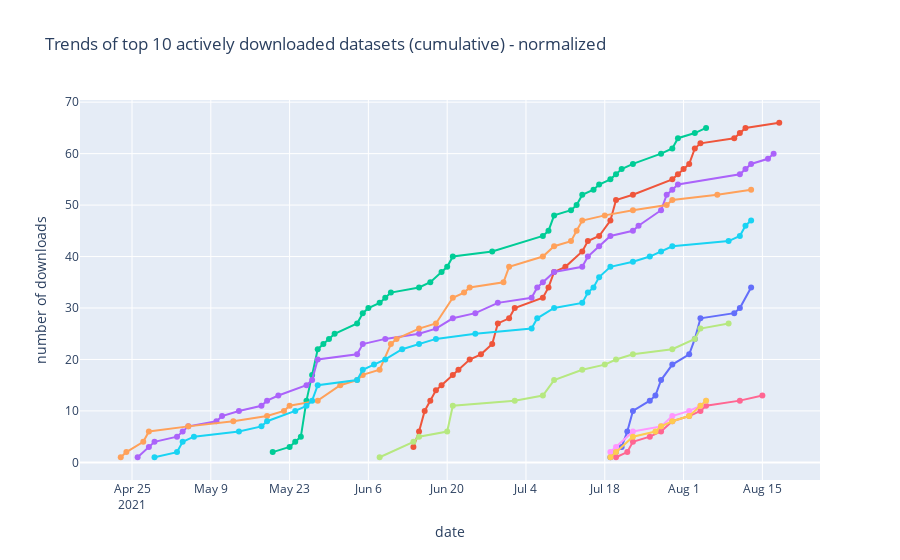

Notebook source saved alongside this figure:
### Markdown cell above
##### Actively downloaded

### Code cell
top10_norm = top_ds_norm[0:10]
active_norm_ids = top10_norm['dataset_id'].tolist()
active_norm_names = top10_norm['dataset_name'].tolist()

dataset_download_trends(active_norm_ids, active_norm_names, 'Trends of top 10 actively downloaded datasets (cumulative) - normalized')

### Figure 1 — Plotly figure (JSON) as saved in the notebook; plotly's stock layout.template omitted (floating-point values rounded to 4 significant figures)
{"data": [{"hovertemplate": "<i>Date</i>: %{x}<br>Downloads</i>: %{y}<br><br>%{text}</i>", "mode": "lines+markers", "text": ["Tabula Sapiens - All Cells", "Tabula Sapiens - All Cells", "Tabula Sapiens - All Cells", "Tabula Sapiens - All Cells", "Tabula Sapiens - All Cells", "Tabula Sapiens - All Cells", "Tabula Sapiens - All Cells", "Tabula Sapiens - All Cells", "Tabula Sapiens - All Cells", "Tabula Sapiens - All Cells", "Tabula Sapiens - All Cells", "Tabula Sapiens - All Cells", "Tabula Sapiens - All Cells", "Tabula Sapiens - All Cells", "Tabula Sapiens - All Cells"], "type": "scatter", "x": ["2021-07-19", "2021-07-20", "2021-07-21", "2021-07-22", "2021-07-23", "2021-07-26", "2021-07-27", "2021-07-28", "2021-07-30", "2021-08-02", "2021-08-03", "2021-08-04", "2021-08-10", "2021-08-11", "2021-08-13"], "y": [1, 2, 3, 6, 10, 12, 13, 16, 19, 21, 24, 28, 29, 30, 34]}, {"hovertemplate": "<i>Date</i>: %{x}<br>Downloads</i>: %{y}<br><br>%{text}</i>", "mode": "lines+markers", "text": ["Azimuth meta-analysis of 10 datasets of healthy and diseased human lung", "Azimuth meta-analysis of 10 datasets of healthy and diseased human lung", "Azimuth meta-analysis of 10 datasets of healthy and diseased human lung", "Azimuth meta-analysis of 10 datasets of healthy and diseased human lung", "Azimuth meta-analysis of 10 datasets of healthy and diseased human lung", "Azimuth meta-analysis of 10 datasets of healthy and diseased human lung", "Azimuth meta-analysis of 10 datasets of healthy and diseased human lung", "Azimuth meta-analysis of 10 datasets of healthy and diseased human lung", "Azimuth meta-analysis of 10 datasets of healthy and diseased human lung", "Azimuth meta-analysis of 10 datasets of healthy and diseased human lung", "Azimuth meta-analysis of 10 datasets of healthy and diseased human lung", "Azimuth meta-analysis of 10 datasets of healthy and diseased human lung", "Azimuth meta-analysis of 10 datasets of healthy and diseased human lung", "Azimuth meta-analysis of 10 datasets of healthy and diseased human lung", "Azimuth meta-analysis of 10 datasets of healthy and diseased human lung", "Azimuth meta-analysis of 10 datasets of healthy and diseased human lung", "Azimuth meta-analysis of 10 datasets of healthy and diseased human lung", "Azimuth meta-analysis of 10 datasets of healthy and diseased human lung", "Azimuth meta-analysis of 10 datasets of healthy and diseased human lung", "Azimuth meta-analysis of 10 datasets of healthy and diseased human lung", "Azimuth meta-analysis of 10 datasets of healthy and diseased human lung", "Azimuth meta-analysis of 10 datasets of healthy and diseased human lung", "Azimuth meta-analysis of 10 datasets of healthy and diseased human lung", "Azimuth meta-analysis of 10 datasets of healthy and diseased human lung", "Azimuth meta-analysis of 10 datasets of healthy and diseased human lung", "Azimuth meta-analysis of 10 datasets of healthy and diseased human lung", "Azimuth meta-analysis of 10 datasets of healthy and diseased human lung", "Azimuth meta-analysis of 10 datasets of healthy and diseased human lung", "Azimuth meta-analysis of 10 datasets of healthy and diseased human lung", "Azimuth meta-analysis of 10 datasets of healthy and diseased human lung", "Azimuth meta-analysis of 10 datasets of healthy and diseased human lung", "Azimuth meta-analysis of 10 datasets of healthy and diseased human lung", "Azimuth meta-analysis of 10 datasets of healthy and diseased human lung", "Azimuth meta-analysis of 10 datasets of healthy and diseased human lung"], "type": "scatter", "x": ["2021-06-14", "2021-06-15", "2021-06-16", "2021-06-17", "2021-06-18", "2021-06-19", "2021-06-21", "2021-06-22", "2021-06-24", "2021-06-26", "2021-06-28", "2021-06-29", "2021-07-01", "2021-07-02", "2021-07-07", "2021-07-08", "2021-07-09", "2021-07-11", "2021-07-14", "2021-07-15", "2021-07-17", "2021-07-19", "2021-07-20", "2021-07-23", "2021-07-30", "2021-07-31", "2021-08-01", "2021-08-02", "2021-08-03", "2021-08-04", "2021-08-10", "2021-08-11", "2021-08-12", "2021-08-18"], "y": [3, 6, 10, 12, 14, 15, 17, 18, 20, 21, 23, 27, 28, 30, 32, 34, 37, 38, 41, 43, 44, 47, 51, 52, 55, 56, 57, 58, 61, 62, 63, 64, 65, 66]}, {"hovertemplate": "<i>Date</i>: %{x}<br>Downloads</i>: %{y}<br><br>%{text}</i>", "mode": "lines+markers", "text": ["Single cell transcriptome analysis of human pancreas reveals transcriptional signatures of aging and somatic mutation patterns", "Single cell transcriptome analysis of human pancreas reveals transcriptional signatures of aging and somatic mutation patterns", "Single cell transcriptome analysis of human pancreas reveals transcriptional signatures of aging and somatic mutation patterns", "Single cell transcriptome analysis of human pancreas reveals transcriptional signatures of aging and somatic mutation patterns", "Single cell transcriptome analysis of human pancreas reveals transcriptional signatures of aging and somatic mutation patterns", "Single cell transcriptome analysis of human pancreas reveals transcriptional signatures of aging and somatic mutation patterns", "Single cell transcriptome analysis of human pancreas reveals transcriptional signatures of aging and somatic mutation patterns", "Single cell transcriptome analysis of human pancreas reveals transcriptional signatures of aging and somatic mutation patterns", "Single cell transcriptome analysis of human pancreas reveals transcriptional signatures of aging and somatic mutation patterns", "Single cell transcriptome analysis of human pancreas reveals transcriptional signatures of aging and somatic mutation patterns", "Single cell transcriptome analysis of human pancreas reveals transcriptional signatures of aging and somatic mutation patterns", "Single cell transcriptome analysis of human pancreas reveals transcriptional signatures of aging and somatic mutation patterns", "Single cell transcriptome analysis of human pancreas reveals transcriptional signatures of aging and somatic mutation patterns", "Single cell transcriptome analysis of human pancreas reveals transcriptional signatures of aging and somatic mutation patterns", "Single cell transcriptome analysis of human pancreas reveals transcriptional signatures of aging and somatic mutation patterns", "Single cell transcriptome analysis of human pancreas reveals transcriptional signatures of aging and somatic mutation patterns", "Single cell transcriptome analysis of human pancreas reveals transcriptional signatures of aging and somatic mutation patterns", "Single cell transcriptome analysis of human pancreas reveals transcriptional signatures of aging and somatic mutation patterns", "Single cell transcriptome analysis of human pancreas reveals transcriptional signatures of aging and somatic mutation patterns", "Single cell transcriptome analysis of human pancreas reveals transcriptional signatures of aging and somatic mutation patterns", "Single cell transcriptome analysis of human pancreas reveals transcriptional signatures of aging and somatic mutation patterns", "Single cell transcriptome analysis of human pancreas reveals transcriptional signatures of aging and somatic mutation patterns", "Single cell transcriptome analysis of human pancreas reveals transcriptional signatures of aging and somatic mutation patterns", "Single cell transcriptome analysis of human pancreas reveals transcriptional signatures of aging and somatic mutation patterns", "Single cell transcriptome analysis of human pancreas reveals transcriptional signatures of aging and somatic mutation patterns", "Single cell transcriptome analysis of human pancreas reveals transcriptional signatures of aging and somatic mutation patterns", "Single cell transcriptome analysis of human pancreas reveals transcriptional signatures of aging and somatic mutation patterns", "Single cell transcriptome analysis of human pancreas reveals transcriptional signatures of aging and somatic mutation patterns", "Single cell transcriptome analysis of human pancreas reveals transcriptional signatures of aging and somatic mutation patterns", "Single cell transcriptome analysis of human pancreas reveals transcriptional signatures of aging and somatic mutation patterns", "Single cell transcriptome analysis of human pancreas reveals transcriptional signatures of aging and somatic mutation patterns", "Single cell transcriptome analysis of human pancreas reveals transcriptional signatures of aging and somatic mutation patterns", "Single cell transcriptome analysis of human pancreas reveals transcriptional signatures of aging and somatic mutation patterns", "Single cell transcriptome analysis of human pancreas reveals transcriptional signatures of aging and somatic mutation patterns", "Single cell transcriptome analysis of human pancreas reveals transcriptional signatures of aging and somatic mutation patterns", "Single cell transcriptome analysis of human pancreas reveals transcriptional signatures of aging and somatic mutation patterns", "Single cell transcriptome analysis of human pancreas reveals transcriptional signatures of aging and somatic mutation patterns", "Single cell transcriptome analysis of human pancreas reveals transcriptional signatures of aging and somatic mutation patterns", "Single cell transcriptome analysis of human pancreas reveals transcriptional signatures of aging and somatic mutation patterns"], "type": "scatter", "x": ["2021-05-20", "2021-05-23", "2021-05-24", "2021-05-25", "2021-05-26", "2021-05-27", "2021-05-28", "2021-05-29", "2021-05-30", "2021-05-31", "2021-06-04", "2021-06-05", "2021-06-06", "2021-06-08", "2021-06-09", "2021-06-10", "2021-06-15", "2021-06-17", "2021-06-19", "2021-06-20", "2021-06-21", "2021-06-28", "2021-07-07", "2021-07-08", "2021-07-09", "2021-07-12", "2021-07-13", "2021-07-14", "2021-07-16", "2021-07-17", "2021-07-19", "2021-07-20", "2021-07-21", "2021-07-23", "2021-07-28", "2021-07-30", "2021-07-31", "2021-08-03", "2021-08-05"], "y": [2, 3, 4, 5, 12, 17, 22, 23, 24, 25, 27, 29, 30, 31, 32, 33, 34, 35, 37, 38, 40, 41, 44, 45, 48, 49, 50, 52, 53, 54, 55, 56, 57, 58, 60, 61, 63, 64, 65]}, {"hovertemplate": "<i>Date</i>: %{x}<br>Downloads</i>: %{y}<br><br>%{text}</i>", "mode": "lines+markers", "text": ["Single cell transcriptional and chromatin accessibility profiling redefine cellular heterogeneity in the adult human kidney - RNAseq", "Single cell transcriptional and chromatin accessibility profiling redefine cellular heterogeneity in the adult human kidney - RNAseq", "Single cell transcriptional and chromatin accessibility profiling redefine cellular heterogeneity in the adult human kidney - RNAseq", "Single cell transcriptional and chromatin accessibility profiling redefine cellular heterogeneity in the adult human kidney - RNAseq", "Single cell transcriptional and chromatin accessibility profiling redefine cellular heterogeneity in the adult human kidney - RNAseq", "Single cell transcriptional and chromatin accessibility profiling redefine cellular heterogeneity in the adult human kidney - RNAseq", "Single cell transcriptional and chromatin accessibility profiling redefine cellular heterogeneity in the adult human kidney - RNAseq", "Single cell transcriptional and chromatin accessibility profiling redefine cellular heterogeneity in the adult human kidney - RNAseq", "Single cell transcriptional and chromatin accessibility profiling redefine cellular heterogeneity in the adult human kidney - RNAseq", "Single cell transcriptional and chromatin accessibility profiling redefine cellular heterogeneity in the adult human kidney - RNAseq", "Single cell transcriptional and chromatin accessibility profiling redefine cellular heterogeneity in the adult human kidney - RNAseq", "Single cell transcriptional and chromatin accessibility profiling redefine cellular heterogeneity in the adult human kidney - RNAseq", "Single cell transcriptional and chromatin accessibility profiling redefine cellular heterogeneity in the adult human kidney - RNAseq", "Single cell transcriptional and chromatin accessibility profiling redefine cellular heterogeneity in the adult human kidney - RNAseq", "Single cell transcriptional and chromatin accessibility profiling redefine cellular heterogeneity in the adult human kidney - RNAseq", "Single cell transcriptional and chromatin accessibility profiling redefine cellular heterogeneity in the adult human kidney - RNAseq", "Single cell transcriptional and chromatin accessibility profiling redefine cellular heterogeneity in the adult human kidney - RNAseq", "Single cell transcriptional and chromatin accessibility profiling redefine cellular heterogeneity in the adult human kidney - RNAseq", "Single cell transcriptional and chromatin accessibility profiling redefine cellular heterogeneity in the adult human kidney - RNAseq", "Single cell transcriptional and chromatin accessibility profiling redefine cellular heterogeneity in the adult human kidney - RNAseq", "Single cell transcriptional and chromatin accessibility profiling redefine cellular heterogeneity in the adult human kidney - RNAseq", "Single cell transcriptional and chromatin accessibility profiling redefine cellular heterogeneity in the adult human kidney - RNAseq", "Single cell transcriptional and chromatin accessibility profiling redefine cellular heterogeneity in the adult human kidney - RNAseq", "Single cell transcriptional and chromatin accessibility profiling redefine cellular heterogeneity in the adult human kidney - RNAseq", "Single cell transcriptional and chromatin accessibility profiling redefine cellular heterogeneity in the adult human kidney - RNAseq", "Single cell transcriptional and chromatin accessibility profiling redefine cellular heterogeneity in the adult human kidney - RNAseq", "Single cell transcriptional and chromatin accessibility profiling redefine cellular heterogeneity in the adult human kidney - RNAseq", "Single cell transcriptional and chromatin accessibility profiling redefine cellular heterogeneity in the adult human kidney - RNAseq", "Single cell transcriptional and chromatin accessibility profiling redefine cellular heterogeneity in the adult human kidney - RNAseq", "Single cell transcriptional and chromatin accessibility profiling redefine cellular heterogeneity in the adult human kidney - RNAseq", "Single cell transcriptional and chromatin accessibility profiling redefine cellular heterogeneity in the adult human kidney - RNAseq", "Single cell transcriptional and chromatin accessibility profiling redefine cellular heterogeneity in the adult human kidney - RNAseq", "Single cell transcriptional and chromatin accessibility profiling redefine cellular heterogeneity in the adult human kidney - RNAseq", "Single cell transcriptional and chromatin accessibility profiling redefine cellular heterogeneity in the adult human kidney - RNAseq", "Single cell transcriptional and chromatin accessibility profiling redefine cellular heterogeneity in the adult human kidney - RNAseq", "Single cell transcriptional and chromatin accessibility profiling redefine cellular heterogeneity in the adult human kidney - RNAseq", "Single cell transcriptional and chromatin accessibility profiling redefine cellular heterogeneity in the adult human kidney - RNAseq", "Single cell transcriptional and chromatin accessibility profiling redefine cellular heterogeneity in the adult human kidney - RNAseq", "Single cell transcriptional and chromatin accessibility profiling redefine cellular heterogeneity in the adult human kidney - RNAseq", "Single cell transcriptional and chromatin accessibility profiling redefine cellular heterogeneity in the adult human kidney - RNAseq", "Single cell transcriptional and chromatin accessibility profiling redefine cellular heterogeneity in the adult human kidney - RNAseq", "Single cell transcriptional and chromatin accessibility profiling redefine cellular heterogeneity in the adult human kidney - RNAseq"], "type": "scatter", "x": ["2021-04-26", "2021-04-28", "2021-04-29", "2021-05-03", "2021-05-04", "2021-05-05", "2021-05-10", "2021-05-11", "2021-05-14", "2021-05-18", "2021-05-19", "2021-05-21", "2021-05-26", "2021-05-27", "2021-05-28", "2021-06-04", "2021-06-05", "2021-06-09", "2021-06-15", "2021-06-18", "2021-06-21", "2021-06-25", "2021-06-29", "2021-07-05", "2021-07-06", "2021-07-07", "2021-07-09", "2021-07-14", "2021-07-15", "2021-07-17", "2021-07-19", "2021-07-23", "2021-07-24", "2021-07-28", "2021-07-29", "2021-07-30", "2021-07-31", "2021-08-11", "2021-08-12", "2021-08-13", "2021-08-16", "2021-08-17"], "y": [1, 3, 4, 5, 6, 7, 8, 9, 10, 11, 12, 13, 15, 16, 20, 21, 23, 24, 25, 26, 28, 29, 31, 32, 34, 35, 37, 38, 40, 42, 44, 45, 46, 49, 52, 53, 54, 56, 57, 58, 59, 60]}, {"hovertemplate": "<i>Date</i>: %{x}<br>Downloads</i>: %{y}<br><br>%{text}</i>", "mode": "lines+markers", "text": ["Time-resolved Systems Immunology Reveals a Late Juncture Linked to Fatal COVID-19: Adaptive Cells", "Time-resolved Systems Immunology Reveals a Late Juncture Linked to Fatal COVID-19: Adaptive Cells", "Time-resolved Systems Immunology Reveals a Late Juncture Linked to Fatal COVID-19: Adaptive Cells", "Time-resolved Systems Immunology Reveals a Late Juncture Linked to Fatal COVID-19: Adaptive Cells", "Time-resolved Systems Immunology Reveals a Late Juncture Linked to Fatal COVID-19: Adaptive Cells", "Time-resolved Systems Immunology Reveals a Late Juncture Linked to Fatal COVID-19: Adaptive Cells", "Time-resolved Systems Immunology Reveals a Late Juncture Linked to Fatal COVID-19: Adaptive Cells", "Time-resolved Systems Immunology Reveals a Late Juncture Linked to Fatal COVID-19: Adaptive Cells", "Time-resolved Systems Immunology Reveals a Late Juncture Linked to Fatal COVID-19: Adaptive Cells", "Time-resolved Systems Immunology Reveals a Late Juncture Linked to Fatal COVID-19: Adaptive Cells", "Time-resolved Systems Immunology Reveals a Late Juncture Linked to Fatal COVID-19: Adaptive Cells", "Time-resolved Systems Immunology Reveals a Late Juncture Linked to Fatal COVID-19: Adaptive Cells", "Time-resolved Systems Immunology Reveals a Late Juncture Linked to Fatal COVID-19: Adaptive Cells", "Time-resolved Systems Immunology Reveals a Late Juncture Linked to Fatal COVID-19: Adaptive Cells", "Time-resolved Systems Immunology Reveals a Late Juncture Linked to Fatal COVID-19: Adaptive Cells", "Time-resolved Systems Immunology Reveals a Late Juncture Linked to Fatal COVID-19: Adaptive Cells", "Time-resolved Systems Immunology Reveals a Late Juncture Linked to Fatal COVID-19: Adaptive Cells", "Time-resolved Systems Immunology Reveals a Late Juncture Linked to Fatal COVID-19: Adaptive Cells", "Time-resolved Systems Immunology Reveals a Late Juncture Linked to Fatal COVID-19: Adaptive Cells", "Time-resolved Systems Immunology Reveals a Late Juncture Linked to Fatal COVID-19: Adaptive Cells", "Time-resolved Systems Immunology Reveals a Late Juncture Linked to Fatal COVID-19: Adaptive Cells", "Time-resolved Systems Immunology Reveals a Late Juncture Linked to Fatal COVID-19: Adaptive Cells", "Time-resolved Systems Immunology Reveals a Late Juncture Linked to Fatal COVID-19: Adaptive Cells", "Time-resolved Systems Immunology Reveals a Late Juncture Linked to Fatal COVID-19: Adaptive Cells", "Time-resolved Systems Immunology Reveals a Late Juncture Linked to Fatal COVID-19: Adaptive Cells", "Time-resolved Systems Immunology Reveals a Late Juncture Linked to Fatal COVID-19: Adaptive Cells", "Time-resolved Systems Immunology Reveals a Late Juncture Linked to Fatal COVID-19: Adaptive Cells", "Time-resolved Systems Immunology Reveals a Late Juncture Linked to Fatal COVID-19: Adaptive Cells", "Time-resolved Systems Immunology Reveals a Late Juncture Linked to Fatal COVID-19: Adaptive Cells", "Time-resolved Systems Immunology Reveals a Late Juncture Linked to Fatal COVID-19: Adaptive Cells", "Time-resolved Systems Immunology Reveals a Late Juncture Linked to Fatal COVID-19: Adaptive Cells", "Time-resolved Systems Immunology Reveals a Late Juncture Linked to Fatal COVID-19: Adaptive Cells", "Time-resolved Systems Immunology Reveals a Late Juncture Linked to Fatal COVID-19: Adaptive Cells", "Time-resolved Systems Immunology Reveals a Late Juncture Linked to Fatal COVID-19: Adaptive Cells"], "type": "scatter", "x": ["2021-04-23", "2021-04-24", "2021-04-27", "2021-04-28", "2021-05-05", "2021-05-13", "2021-05-19", "2021-05-22", "2021-05-23", "2021-05-28", "2021-06-01", "2021-06-04", "2021-06-05", "2021-06-08", "2021-06-10", "2021-06-11", "2021-06-15", "2021-06-18", "2021-06-21", "2021-06-23", "2021-06-24", "2021-06-30", "2021-07-01", "2021-07-07", "2021-07-09", "2021-07-12", "2021-07-13", "2021-07-14", "2021-07-18", "2021-07-23", "2021-07-29", "2021-07-30", "2021-08-07", "2021-08-13"], "y": [1, 2, 4, 6, 7, 8, 9, 10, 11, 12, 15, 16, 17, 18, 23, 24, 26, 27, 32, 33, 34, 35, 38, 40, 42, 43, 45, 47, 48, 49, 50, 51, 52, 53]}, {"hovertemplate": "<i>Date</i>: %{x}<br>Downloads</i>: %{y}<br><br>%{text}</i>", "mode": "lines+markers", "text": ["Single cell transcriptional and chromatin accessibility profiling redefine cellular heterogeneity in the adult human kidney - ATACseq", "Single cell transcriptional and chromatin accessibility profiling redefine cellular heterogeneity in the adult human kidney - ATACseq", "Single cell transcriptional and chromatin accessibility profiling redefine cellular heterogeneity in the adult human kidney - ATACseq", "Single cell transcriptional and chromatin accessibility profiling redefine cellular heterogeneity in the adult human kidney - ATACseq", "Single cell transcriptional and chromatin accessibility profiling redefine cellular heterogeneity in the adult human kidney - ATACseq", "Single cell transcriptional and chromatin accessibility profiling redefine cellular heterogeneity in the adult human kidney - ATACseq", "Single cell transcriptional and chromatin accessibility profiling redefine cellular heterogeneity in the adult human kidney - ATACseq", "Single cell transcriptional and chromatin accessibility profiling redefine cellular heterogeneity in the adult human kidney - ATACseq", "Single cell transcriptional and chromatin accessibility profiling redefine cellular heterogeneity in the adult human kidney - ATACseq", "Single cell transcriptional and chromatin accessibility profiling redefine cellular heterogeneity in the adult human kidney - ATACseq", "Single cell transcriptional and chromatin accessibility profiling redefine cellular heterogeneity in the adult human kidney - ATACseq", "Single cell transcriptional and chromatin accessibility profiling redefine cellular heterogeneity in the adult human kidney - ATACseq", "Single cell transcriptional and chromatin accessibility profiling redefine cellular heterogeneity in the adult human kidney - ATACseq", "Single cell transcriptional and chromatin accessibility profiling redefine cellular heterogeneity in the adult human kidney - ATACseq", "Single cell transcriptional and chromatin accessibility profiling redefine cellular heterogeneity in the adult human kidney - ATACseq", "Single cell transcriptional and chromatin accessibility profiling redefine cellular heterogeneity in the adult human kidney - ATACseq", "Single cell transcriptional and chromatin accessibility profiling redefine cellular heterogeneity in the adult human kidney - ATACseq", "Single cell transcriptional and chromatin accessibility profiling redefine cellular heterogeneity in the adult human kidney - ATACseq", "Single cell transcriptional and chromatin accessibility profiling redefine cellular heterogeneity in the adult human kidney - ATACseq", "Single cell transcriptional and chromatin accessibility profiling redefine cellular heterogeneity in the adult human kidney - ATACseq", "Single cell transcriptional and chromatin accessibility profiling redefine cellular heterogeneity in the adult human kidney - ATACseq", "Single cell transcriptional and chromatin accessibility profiling redefine cellular heterogeneity in the adult human kidney - ATACseq", "Single cell transcriptional and chromatin accessibility profiling redefine cellular heterogeneity in the adult human kidney - ATACseq", "Single cell transcriptional and chromatin accessibility profiling redefine cellular heterogeneity in the adult human kidney - ATACseq", "Single cell transcriptional and chromatin accessibility profiling redefine cellular heterogeneity in the adult human kidney - ATACseq", "Single cell transcriptional and chromatin accessibility profiling redefine cellular heterogeneity in the adult human kidney - ATACseq", "Single cell transcriptional and chromatin accessibility profiling redefine cellular heterogeneity in the adult human kidney - ATACseq", "Single cell transcriptional and chromatin accessibility profiling redefine cellular heterogeneity in the adult human kidney - ATACseq", "Single cell transcriptional and chromatin accessibility profiling redefine cellular heterogeneity in the adult human kidney - ATACseq", "Single cell transcriptional and chromatin accessibility profiling redefine cellular heterogeneity in the adult human kidney - ATACseq", "Single cell transcriptional and chromatin accessibility profiling redefine cellular heterogeneity in the adult human kidney - ATACseq", "Single cell transcriptional and chromatin accessibility profiling redefine cellular heterogeneity in the adult human kidney - ATACseq", "Single cell transcriptional and chromatin accessibility profiling redefine cellular heterogeneity in the adult human kidney - ATACseq", "Single cell transcriptional and chromatin accessibility profiling redefine cellular heterogeneity in the adult human kidney - ATACseq", "Single cell transcriptional and chromatin accessibility profiling redefine cellular heterogeneity in the adult human kidney - ATACseq"], "type": "scatter", "x": ["2021-04-29", "2021-05-03", "2021-05-04", "2021-05-06", "2021-05-14", "2021-05-18", "2021-05-19", "2021-05-24", "2021-05-26", "2021-05-27", "2021-05-28", "2021-06-04", "2021-06-05", "2021-06-07", "2021-06-09", "2021-06-12", "2021-06-15", "2021-06-18", "2021-06-25", "2021-07-05", "2021-07-06", "2021-07-09", "2021-07-14", "2021-07-15", "2021-07-16", "2021-07-17", "2021-07-19", "2021-07-23", "2021-07-26", "2021-07-28", "2021-07-30", "2021-08-09", "2021-08-11", "2021-08-12", "2021-08-13"], "y": [1, 2, 4, 5, 6, 7, 8, 10, 11, 12, 15, 16, 18, 19, 20, 22, 23, 24, 25, 26, 28, 30, 31, 33, 34, 36, 38, 39, 40, 41, 42, 43, 44, 46, 47]}, {"hovertemplate": "<i>Date</i>: %{x}<br>Downloads</i>: %{y}<br><br>%{text}</i>", "mode": "lines+markers", "text": ["Tabula Sapiens - Endothelial", "Tabula Sapiens - Endothelial", "Tabula Sapiens - Endothelial", "Tabula Sapiens - Endothelial", "Tabula Sapiens - Endothelial", "Tabula Sapiens - Endothelial", "Tabula Sapiens - Endothelial", "Tabula Sapiens - Endothelial", "Tabula Sapiens - Endothelial", "Tabula Sapiens - Endothelial", "Tabula Sapiens - Endothelial"], "type": "scatter", "x": ["2021-07-20", "2021-07-22", "2021-07-23", "2021-07-26", "2021-07-28", "2021-07-30", "2021-08-02", "2021-08-04", "2021-08-05", "2021-08-11", "2021-08-15"], "y": [1, 2, 4, 5, 6, 8, 9, 10, 11, 12, 13]}, {"hovertemplate": "<i>Date</i>: %{x}<br>Downloads</i>: %{y}<br><br>%{text}</i>", "mode": "lines+markers", "text": ["Large-scale single-cell analysis reveals critical immune characteristics of COVID-19 patients", "Large-scale single-cell analysis reveals critical immune characteristics of COVID-19 patients", "Large-scale single-cell analysis reveals critical immune characteristics of COVID-19 patients", "Large-scale single-cell analysis reveals critical immune characteristics of COVID-19 patients", "Large-scale single-cell analysis reveals critical immune characteristics of COVID-19 patients", "Large-scale single-cell analysis reveals critical immune characteristics of COVID-19 patients", "Large-scale single-cell analysis reveals critical immune characteristics of COVID-19 patients", "Large-scale single-cell analysis reveals critical immune characteristics of COVID-19 patients", "Large-scale single-cell analysis reveals critical immune characteristics of COVID-19 patients", "Large-scale single-cell analysis reveals critical immune characteristics of COVID-19 patients", "Large-scale single-cell analysis reveals critical immune characteristics of COVID-19 patients", "Large-scale single-cell analysis reveals critical immune characteristics of COVID-19 patients", "Large-scale single-cell analysis reveals critical immune characteristics of COVID-19 patients", "Large-scale single-cell analysis reveals critical immune characteristics of COVID-19 patients", "Large-scale single-cell analysis reveals critical immune characteristics of COVID-19 patients", "Large-scale single-cell analysis reveals critical immune characteristics of COVID-19 patients"], "type": "scatter", "x": ["2021-06-08", "2021-06-14", "2021-06-15", "2021-06-20", "2021-06-21", "2021-07-02", "2021-07-07", "2021-07-09", "2021-07-14", "2021-07-18", "2021-07-20", "2021-07-23", "2021-07-30", "2021-08-03", "2021-08-04", "2021-08-09"], "y": [1, 4, 5, 6, 11, 12, 13, 16, 18, 19, 20, 21, 22, 24, 26, 27]}, {"hovertemplate": "<i>Date</i>: %{x}<br>Downloads</i>: %{y}<br><br>%{text}</i>", "mode": "lines+markers", "text": ["Tabula Sapiens - Immune", "Tabula Sapiens - Immune", "Tabula Sapiens - Immune", "Tabula Sapiens - Immune", "Tabula Sapiens - Immune", "Tabula Sapiens - Immune", "Tabula Sapiens - Immune", "Tabula Sapiens - Immune"], "type": "scatter", "x": ["2021-07-19", "2021-07-20", "2021-07-23", "2021-07-28", "2021-07-30", "2021-08-02", "2021-08-04", "2021-08-05"], "y": [2, 3, 6, 7, 9, 10, 11, 12]}, {"hovertemplate": "<i>Date</i>: %{x}<br>Downloads</i>: %{y}<br><br>%{text}</i>", "mode": "lines+markers", "text": ["Tabula Sapiens - Stromal", "Tabula Sapiens - Stromal", "Tabula Sapiens - Stromal", "Tabula Sapiens - Stromal", "Tabula Sapiens - Stromal", "Tabula Sapiens - Stromal", "Tabula Sapiens - Stromal", "Tabula Sapiens - Stromal", "Tabula Sapiens - Stromal"], "type": "scatter", "x": ["2021-07-19", "2021-07-20", "2021-07-23", "2021-07-27", "2021-07-28", "2021-07-30", "2021-08-02", "2021-08-04", "2021-08-05"], "y": [1, 2, 5, 6, 7, 8, 9, 11, 12]}], "layout": {"showlegend": false, "title": {"text": "Trends of top 10 actively downloaded datasets (cumulative) - normalized"}, "xaxis": {"title": {"text": "date"}}, "yaxis": {"title": {"text": "number of downloads"}}}}
